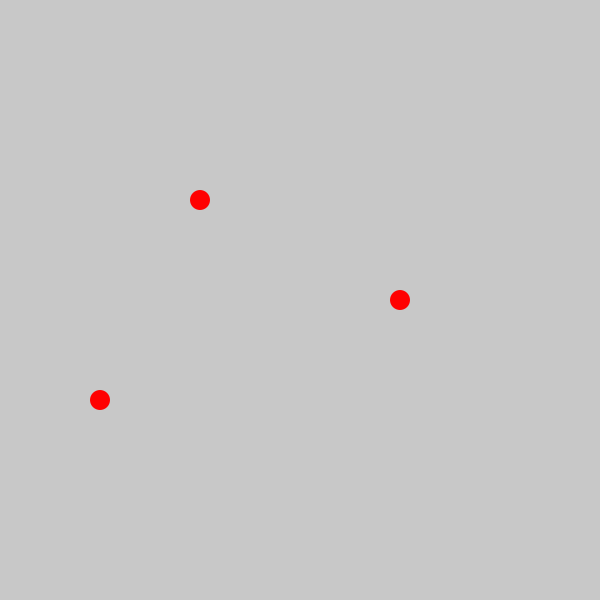
Frame 1 (no input)
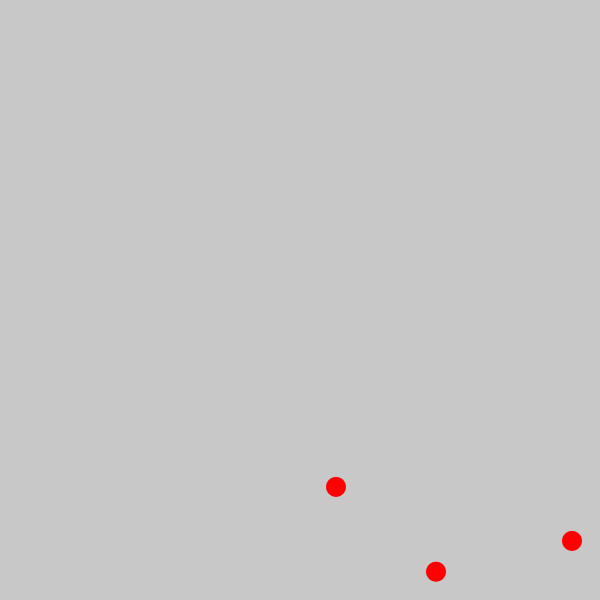
Frame 60 (the mouse pressed at the canvas centre just before this capture)
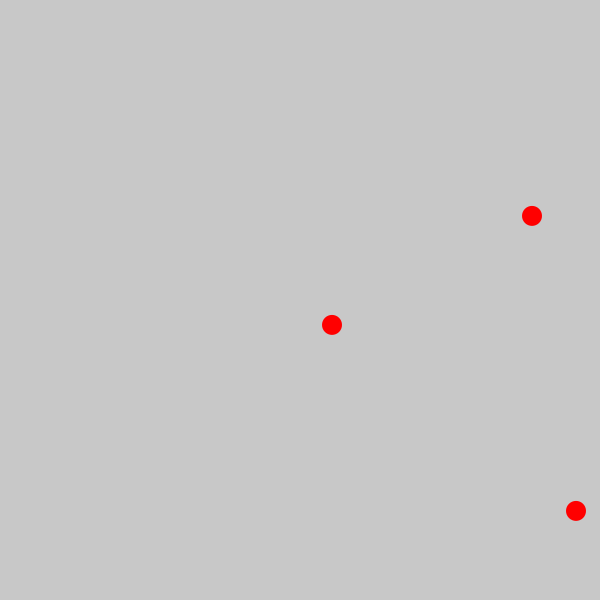
Frame 120 (the mouse held since frame 60 and released just before this capture)

The Processing sketch that drew these frames (run headless with seeded random() and noise(); from frame 60 on, the mouse is pressed at the canvas centre):

// Processing sketch: processing_95353
// ── processing_95353.pde


Ball myBall;
Ball myBall2;
Ball myBall3;

void setup() {
  size(600, 600);
  smooth();
  
  
  myBall = new Ball(200, 200);
  myBall2 = new Ball(100, 400);
  myBall3 = new Ball(400, 300);
}

void draw() {
  background(200);
  
  myBall.run();
  myBall2.run();
  myBall3.run();
}

class Ball {

 float x = 0;
 float y = 0;
 float speedX = 4;
 float speedY = 0.5;


 Ball(float _x, float _y) {
   
   x = _x;
   y = _y;
   
 }
 
 void run() {
   display();
   move();
   bounce();
   gravity();
   
 }
 
 void gravity() { 
   speedY += 0.2;
 }
 
 void bounce() {
   if(x > width) {
     speedX = speedX * -1;
   }
   if(x < 0) {
     speedX = speedX * -1;
   }
   if(y > height) {
     speedY = speedY * -1;
   }
   if(y < 0) {
     speedY = speedY * -1;
   }
     
 }
 void move() {
   x += speedX;
   y += speedY;
 }
   
 void display() {
   fill(255, 0, 0);
   smooth();
   noStroke();
   ellipse(x, y, 20, 20);
 
 } 
}
